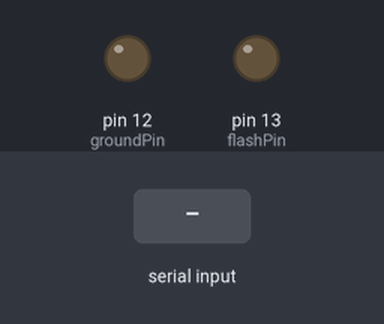
This sketch was run on a simulated Arduino Uno, built with avr-gcc and run on an emulated ATmega328P. On the bench: output pins drawn as LEDs (lit = HIGH). Dashed ring = blinking. The inputs (shaded band) are chosen by the test bench. What the sketch prints to the serial monitor is not drawn.

Above: at 3.2 s.
3.3 s: ".\n" received over Serial
At 4.89 s:
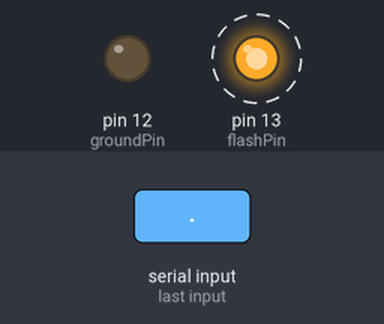
Timing chart, 0 to 12.3 s (numbered marks = the images above; inputs shaded):
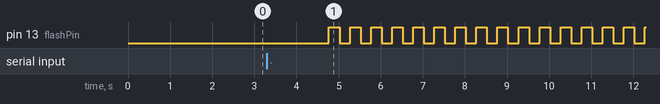

The sketch:

Morse_project__1.ino
```cpp
/*
 * CIS331 Project #1
 *
 * Morse code translator
 *
 * Description:
 *
 * Author: Brandon Kinard
 *
 * Date: 15 Septemer 2020
 */
String text = "";
int flashPin = LED_BUILTIN;
int groundPin = 12;
char letters[] = {'A','B','C','D','E','F','G','H','I','J','K','L','M','N','O','P','Q','R','S','T','U','V','W','X','Y','Z',
'0','1','2','3','4','5','6','7','8','9',' '};
String morse[] = {".-","-...","-.-.","-..",".","..-.","--.","....","..",".---","-.-",".-..","--","-.","---",".--.","--.-",".-.","...","-","..-","...-",".--","-..-","-.--",
"--..",/*0*/"-----",".----","..---","...--","....-",".....","-....","--...","---..","----.","/"};

String text2morse(String in) {
  String rtn = "";
  for (int i=0;i<in.length();i++) {
    int pos = -1;
    char c = in.charAt(i);
    if (c >= 97 && c <= 122) pos = c - 97;
    else if (c >= 65 && c <= 90) pos = c - 65;
    else {
      for (int j=26;j<37;j++) {
        if (letters[j]==c) {pos = j; break;}
      }
    }
    rtn += morse[pos] + "/";
  }//for each chatcer in 'in'
  Serial.println(rtn);
  return rtn;
} //text2morse()
void flashLEDs(String morse) {
  int wait = 250;
  int newwait = wait;
  for (int i=0;i<morse.length();i++) {
    newwait=wait;
    char what = morse.charAt(i);
    Serial.print(what);
    if (what=='.') newwait *= 1;
    else if (what=='-') newwait *=3;
    else if (what=='/') newwait *=.1;
    if (newwait > 0) {
      digitalWrite(flashPin,HIGH);
      delay(newwait);
      digitalWrite(flashPin,LOW);
    }
    delay(wait);
  }// for each morse charcter

} // flashLEDs()
void setup(){
  // put your setup code here, to run once:
  pinMode(flashPin,OUTPUT);
  pinMode(groundPin,OUTPUT);
  digitalWrite(flashPin,LOW);
  digitalWrite(groundPin,LOW);
  delay(2000);
  Serial.begin(9600);
  String translated = text2morse(text);
  flashLEDs(translated);
}

void loop() {
  // put your main code here, to run repeatedly:
  // String text;
  if (Serial.available()) {
    text = Serial.readStringUntil('/n');
    String translated = text2morse(text);
    flashLEDs(translated);
  }
}
```

Measured:
- after the input at 3.3 s, pin 13 (flashPin): alternates HIGH for 0.25 s and LOW for 0.25 s, starting after 1.5 s
